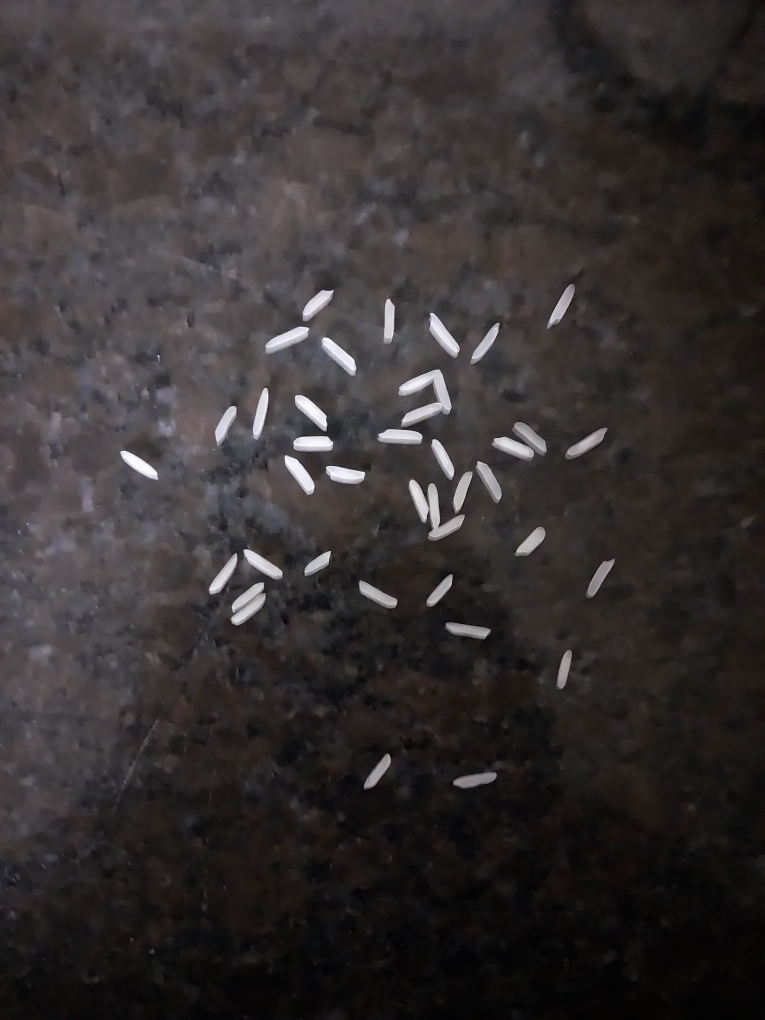
#> input picture WhatsApp Image 2026-07-11 at 22.18.41.jpeg, 3060 x 4080 px (shown at 1/4 size)
$ python -i clustering_segmentation.py   (imports and definitions only)
#> lines starting #> are read from the running program, lines starting #| are printed output that depends on the picture; after the words box and inside, x2 and y2 are one past the last pixel; in counts of white or black regions, pixels touching at a corner belong together
### config.py
"""
Global configuration for the Rice Grain Morphometric Analysis System.
All thresholds, defaults, and paths live here so the whole pipeline
can be tuned from one place.
"""

import os

BASE_DIR = os.path.dirname(os.path.abspath(__file__))

# ------------------------------------------------------------------
# Paths
# ------------------------------------------------------------------
UPLOAD_DIR = os.path.join(BASE_DIR, "uploads")
OUTPUT_DIR = os.path.join(BASE_DIR, "outputs")
CALIBRATION_DIR = os.path.join(BASE_DIR, "calibration")

CSV_DIR = os.path.join(OUTPUT_DIR, "csv")
EXCEL_DIR = os.path.join(OUTPUT_DIR, "excel")
JSON_DIR = os.path.join(OUTPUT_DIR, "json")
IMAGE_DIR = os.path.join(OUTPUT_DIR, "images")
PLOT_DIR = os.path.join(OUTPUT_DIR, "plots")

for _d in (UPLOAD_DIR, OUTPUT_DIR, CALIBRATION_DIR,
           CSV_DIR, EXCEL_DIR, JSON_DIR, IMAGE_DIR, PLOT_DIR):
    os.makedirs(_d, exist_ok=True)
#> further down, picture is the input picture: shape (4080, 3060, 3); mean B, G, R 49, 48.6, 52.9

# ------------------------------------------------------------------
# Camera defaults
# ------------------------------------------------------------------
CAMERA_INDEX = 0
CAPTURE_WIDTH = 1920
CAPTURE_HEIGHT = 1080
CAPTURE_AUTO_EXPOSURE = True
CAPTURE_EXPOSURE = -7          # OpenCV exposure prop (log-scale)
CAPTURE_GAIN = 0
CAPTURE_WHITE_BALANCE = 4600
CAPTURE_FOCUS = 0
CAPTURE_FORMAT = ".jpg"
CAPTURE_JPEG_QUALITY = 95

# ------------------------------------------------------------------
# Preprocessing defaults
# ------------------------------------------------------------------
GAUSSIAN_BLUR_KERNEL = (5, 5)
CLAHE_CLIP_LIMIT = 2.0
CLAHE_GRID_SIZE = (8, 8)
MORPH_KERNEL_SIZE = 5
MORPH_ITERATIONS = 2

# ------------------------------------------------------------------
# Segmentation defaults
# ------------------------------------------------------------------
THRESHOLD_METHOD = "adaptive"      # "otsu" | "adaptive" | "canny_watershed"
THRESHOLD_BLOCK_SIZE = 45
THRESHOLD_C = 2
MIN_GRAIN_AREA_PX = 50             # discard blobs smaller than this
MAX_GRAIN_AREA_PX = 500000         # discard blobs larger than this
WATERSHED_DISTANCE_THRESHOLD = 0.2 # fraction of max distance-transform peak
FILL_HOLES = True

# ------------------------------------------------------------------
# Advanced Clustering
# ------------------------------------------------------------------
USE_CLUSTERING = True             # Use K-Means + Watershed instead of thresholding

# ------------------------------------------------------------------
# Cellpose 3 (cyto3) Segmentation
# ------------------------------------------------------------------
USE_CELLPOSE = True               # Use Cellpose 3 (cyto3) as the primary segmentation method
CELLPOSE_MODEL = "cyto3"          # Model type: "cyto3", "cyto2", "nuclei"
CELLPOSE_TILE_SIZE = 512          # Tile size for tiled inference
CELLPOSE_OVERLAP = 64             # Overlap between tiles
CELLPOSE_USE_TTA = False          # Use Test-Time Augmentation (rotations + flips) - disabled to avoid GPU OOM
CELLPOSE_DEVICE = "cuda"          # Run Cellpose on NVIDIA GPU (dnw-testing has CUDA)
CELLPOSE_DIAMETER_ESTIMATE = 0    # 0 = auto-detect; set >0 for rice-grain-specific diameter (px)
CELLPOSE_FLOW_THRESHOLD = 0.4     # Flow error threshold (lower = stricter segmentation)
CELLPOSE_CELLPROB_THRESHOLD = 0.0 # Cell probability threshold (higher = only confident detections)

# ------------------------------------------------------------------
# Calibration defaults
# ------------------------------------------------------------------
# Pixels-per-millimetre; updated after checkerboard / known-object calibration
PIXELS_PER_MM = 0.0                # 0 means "not calibrated" → px-only mode
CHECKERBOARD_SQUARE_MM = 25.0
CHECKERBOARD_PATTERN = (7, 10)     # inner corners

# ------------------------------------------------------------------
# Classification thresholds (mm where calibrated, px otherwise)
# ------------------------------------------------------------------
CLASSIFICATION_THRESHOLDS = {
    "long_grain_min_length": 6.0,
    "medium_grain_min_length": 5.0,
    "short_grain_max_length": 5.0,
    "broken_max_length_ratio": 0.75,  # < 75 % of median length → broken (adjustable via UI)
    "oversized_max_area_ratio": 1.8,  # > 180 % of median area → oversized
    "undersized_min_area_ratio": 0.4, # < 40 % of median area → undersized
    "abnormal_solidity_min": 0.85,
    "abnormal_circularity_max": 0.3,
    "abnormal_eccentricity_max": 0.95,
}

# ------------------------------------------------------------------
# Grading rules (configurable)
# ------------------------------------------------------------------
GRADING_RULES = {
    "premium": {
        "max_broken_pct": 2.0,
        "min_uniformity": 90.0,
        "max_abnormal_pct": 1.0,
        "max_cv_length": 10.0,
    },
    "grade_a": {
        "max_broken_pct": 5.0,
        "min_uniformity": 80.0,
        "max_abnormal_pct": 3.0,
        "max_cv_length": 15.0,
    },
    "grade_b": {
        "max_broken_pct": 10.0,
        "min_uniformity": 70.0,
        "max_abnormal_pct": 5.0,
        "max_cv_length": 20.0,
    },
    "grade_c": {
        "max_broken_pct": 15.0,
        "min_uniformity": 60.0,
        "max_abnormal_pct": 8.0,
        "max_cv_length": 25.0,
    },
    "reject": {
        "max_broken_pct": 100.0,
        "min_uniformity": 0.0,
        "max_abnormal_pct": 100.0,
        "max_cv_length": 100.0,
    },
}

# ------------------------------------------------------------------
# Flask (read from environment for cloud deployment)
# ------------------------------------------------------------------
FLASK_HOST = os.getenv("FLASK_HOST", "0.0.0.0")
FLASK_PORT = int(os.getenv("FLASK_PORT", "5050"))
FLASK_DEBUG = os.getenv("FLASK_DEBUG", "True").lower() == "true"
MAX_CONTENT_LENGTH = int(os.getenv("MAX_CONTENT_LENGTH", str(64 * 1024 * 1024)))

### core/clustering_segmentation.py
"""
Phase 4b – Advanced Clustering Segmentation (No YOLO)
Using K-Means + GrabCut to segment grains mathematically.
"""
import cv2
import numpy as np
import logging
from typing import Dict, Any, List

import config

logger = logging.getLogger(__name__)

class ClusteringSegmenter:
    """Unsupervised segmentation using Fast K-Means and Watershed."""

    def __init__(self):
        pass

    def segment(self, image: np.ndarray) -> Dict[str, Any]:
        """
        Run fast K-Means clustering in HSV space to find foreground/background,
        then apply Watershed to separate touching grains.
        Returns the exact dictionary format as classical Segmenter.
        """
        h_full, w_full = image.shape[:2]

        # 1. Fast K-Means on downscaled image
        # Downscale to max 640px for speed
        max_dim = 640
        scale = 1.0
        if max(h_full, w_full) > max_dim:
            scale = max_dim / max(h_full, w_full)
            small_img = cv2.resize(image, (int(w_full * scale), int(h_full * scale)))
        else:
            small_img = image.copy()

        h_small, w_small = small_img.shape[:2]

        # Convert to HSV and reshape
        hsv_small = cv2.cvtColor(small_img, cv2.COLOR_BGR2HSV)
#> hsv_small: shape (640, 480, 3); mean H, S, V 77.4, 35.5, 53.3
        Z = hsv_small.reshape((-1, 3))
        Z = np.float32(Z)

        # Run K-Means
        criteria = (cv2.TERM_CRITERIA_EPS + cv2.TERM_CRITERIA_MAX_ITER, 10, 1.0)
        K = 2
        _, labels_km, centers = cv2.kmeans(Z, K, None, criteria, 10, cv2.KMEANS_RANDOM_CENTERS)
#> centers = [[9.13, 45.65, 39.22], [155.6, 23.85, 69.48]]

        # Determine which cluster is rice.
        # Background is usually the larger cluster, or the one that dominates the edges.
        labels_small = labels_km.reshape((h_small, w_small))
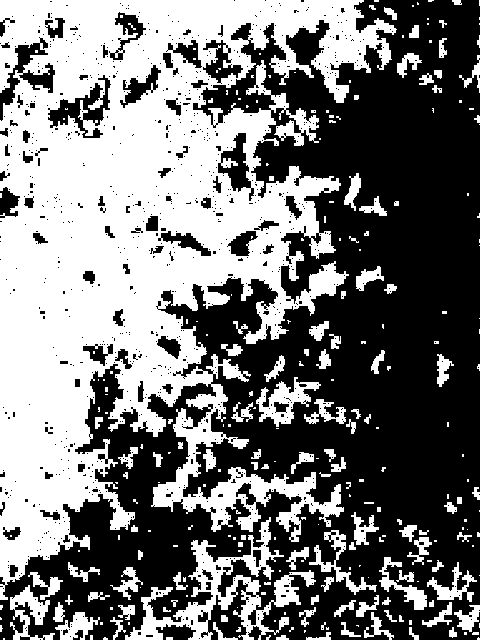
#> labels_small: shape (640, 480) int32; values 0 (black) and 1 (white), 46.6% white; 269 white regions (156 under 20 px), largest, box (x1, y1, x2, y2) and area: (0, 0, 397, 600) 119864, (125, 517, 316, 640) 5953, (256, 377, 321, 427) 1289
        edge_pixels = np.concatenate([
            labels_small[0, :], labels_small[-1, :],
            labels_small[:, 0], labels_small[:, -1]
        ])
#> edge_pixels = 2240 values, max 1 at index 0, min 0 at index 234, mean 0.545
        # Background is the most frequent label on the edges
        bg_label = np.bincount(edge_pixels).argmax()
#> bg_label = 1
        fg_cluster = 1 - bg_label
#> fg_cluster = 0

        # Generate full-resolution mask by applying the centers
        hsv_full = cv2.cvtColor(image, cv2.COLOR_BGR2HSV).astype(np.float32)
        dist_0 = np.linalg.norm(hsv_full - centers[0], axis=2)
        dist_1 = np.linalg.norm(hsv_full - centers[1], axis=2)

        if fg_cluster == 0:
            binary_mask = (dist_0 < dist_1).astype(np.uint8) * 255
#> binary_mask: shape (4080, 3060); 52.8% white; 474 black regions (217 under 20 px), largest, box (x1, y1, x2, y2) and area: (0, 0, 2528, 3824) 4920007, (800, 3296, 2016, 4080) 250298, (64, 3648, 400, 4080) 56342
        else:
            binary_mask = (dist_1 < dist_0).astype(np.uint8) * 255

        # If binary mask is empty or inverted, fallback to brightness
        if np.count_nonzero(binary_mask) == 0 or np.count_nonzero(binary_mask) > (h_full * w_full * 0.9):
            v_mean_0 = centers[0][2]
            v_mean_1 = centers[1][2]
            fg_cluster = 0 if v_mean_0 > v_mean_1 else 1
            if fg_cluster == 0:
                binary_mask = (dist_0 < dist_1).astype(np.uint8) * 255
            else:
                binary_mask = (dist_1 < dist_0).astype(np.uint8) * 255

        # 2. Morphological Cleanup
        kernel = cv2.getStructuringElement(cv2.MORPH_ELLIPSE, (5, 5))
        binary_mask = cv2.morphologyEx(binary_mask, cv2.MORPH_OPEN, kernel, iterations=2)
#> binary_mask: shape (4080, 3060); 52.6% white; 420 black regions (172 under 20 px), largest, box (x1, y1, x2, y2) and area: (0, 0, 2528, 3824) 4941976, (800, 3296, 2016, 4080) 252652, (64, 3648, 400, 4080) 56837
        binary_mask = cv2.morphologyEx(binary_mask, cv2.MORPH_CLOSE, kernel, iterations=2)
#> binary_mask: shape (4080, 3060); 52.8% white; 365 black regions, largest, box (x1, y1, x2, y2) and area: (0, 0, 2528, 3728) 4506426, (960, 2448, 2192, 3456) 297676, (800, 3296, 1808, 4080) 180260

        # 3. Distance Transform & Watershed
        # Sure background area
        sure_bg = cv2.dilate(binary_mask, kernel, iterations=3)
#> sure_bg: shape (4080, 3060); 60.2% white; 367 black regions (143 under 20 px), largest, box (x1, y1, x2, y2) and area: (0, 0, 2522, 3722) 4118144, (966, 2454, 2186, 3450) 220647, (806, 3302, 1802, 4080) 120887

        # Finding sure foreground area using distance transform
        dist_transform = cv2.distanceTransform(binary_mask, cv2.DIST_L2, 5)
        _, sure_fg = cv2.threshold(dist_transform, 0.4 * dist_transform.max(), 255, 0)
#> sure_fg: shape (4080, 3060) float32; 6.2% white; 6 white regions, box (x1, y1, x2, y2) and area: (2146, 581, 3060, 3218) 746951, (2908, 2476, 3060, 2806) 25819, (2231, 1990, 2320, 2051) 2502, (2255, 2443, 2283, 2473) 441, (2328, 2861, 2361, 2887) 196, (3046, 101, 3060, 119) 116
        sure_fg = np.uint8(sure_fg)

        # Finding unknown region
        unknown = cv2.subtract(sure_bg, sure_fg)
#> unknown: shape (4080, 3060); 54% white; 373 black regions (143 under 20 px), largest, box (x1, y1, x2, y2) and area: (0, 0, 2522, 3722) 4118144, (2146, 581, 3060, 3218) 746951, (966, 2454, 2186, 3450) 220647

        # Marker labelling
        _, markers = cv2.connectedComponents(sure_fg)
#> markers: shape (4080, 3060) int32; 7 distinct labels, from 0 to 6

        # Add one to all labels so that sure background is not 0, but 1
        markers = markers + 1
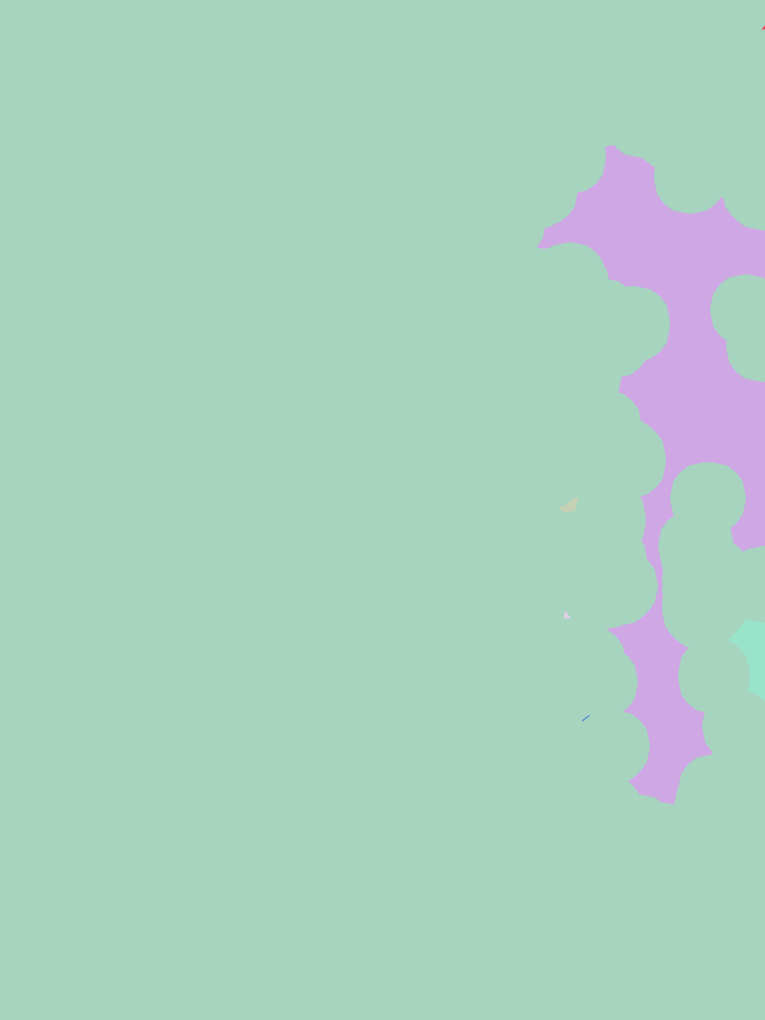
#> markers: shape (4080, 3060) int32 (shown at 1/4 size); 7 distinct labels, from 1 to 7; one colour per label, 0 black

        # Now, mark the region of unknown with zero
        markers[unknown == 255] = 0
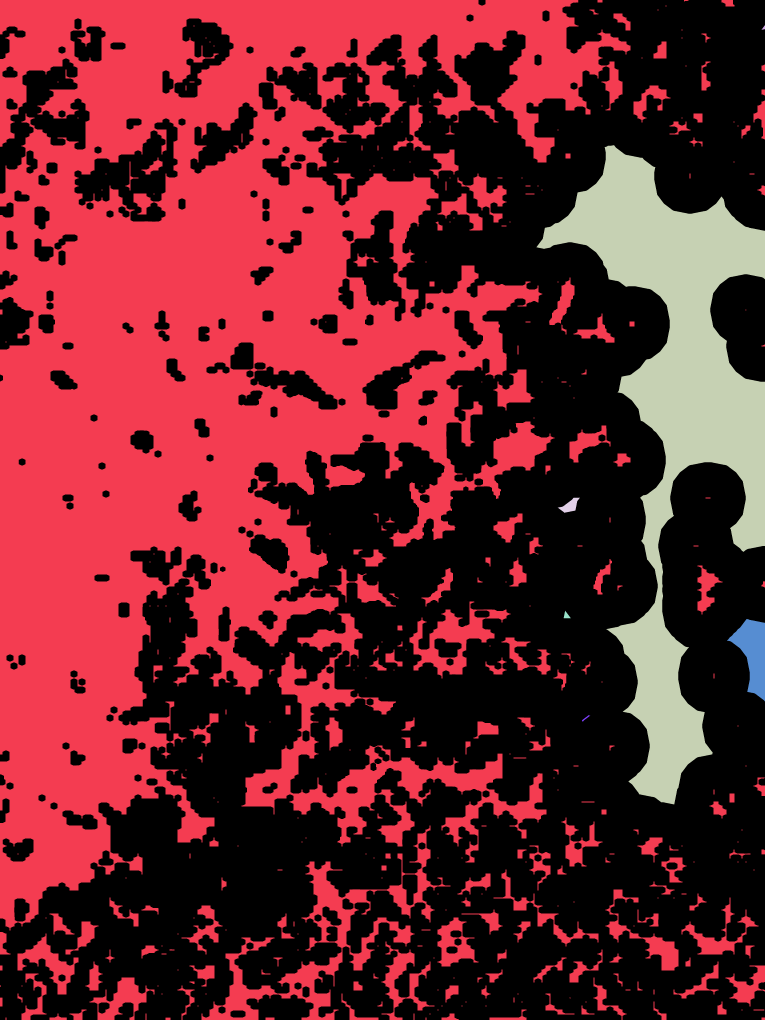
#> markers: shape (4080, 3060) int32 (shown at 1/4 size); 8 distinct labels, from 0 to 7; one colour per label, 0 black

        # Apply watershed
        markers = cv2.watershed(image, markers)
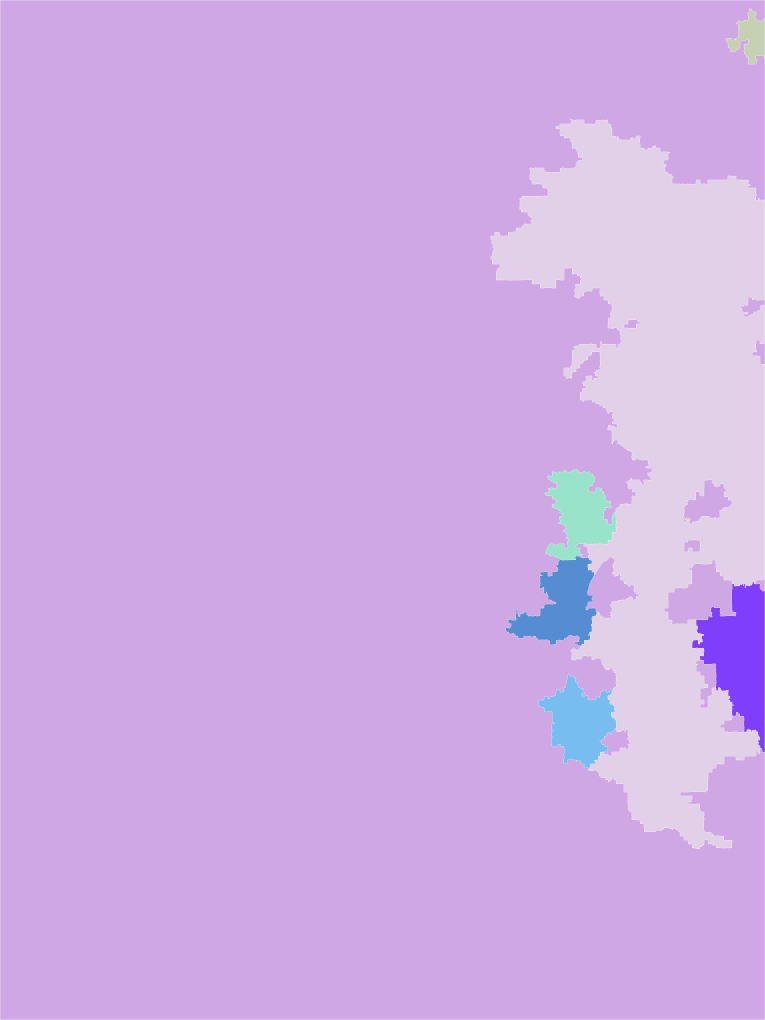
#> markers: shape (4080, 3060) int32 (shown at 1/4 size); 8 distinct labels, from -1 to 7; one colour per label, 0 black, -1 white

        # 4. Extract distinct grains
        labels_img = np.zeros((h_full, w_full), dtype=np.int32)
        grains = []
        valid_grain_idx = 1

        # Get unique markers (excluding background 1 and boundaries -1)
        # Pre-calculate areas to avoid O(N * H * W) operations on noise pixels
        # clip(min=0) because boundaries are -1
        flattened_markers = markers.flatten()
        flattened_markers[flattened_markers < 0] = 0
        marker_areas = np.bincount(flattened_markers)
#> marker_areas = [35250, 10559902, 17359, 1571194, 60602, 69551, 106667, 64275]

        unique_markers = np.unique(markers)
#> unique_markers = [-1, 1, 2, 3, 4, 5, 6, 7]

        for m in unique_markers:
            if m <= 1:
                continue

            # Fast area check BEFORE creating the full image mask
            if m < len(marker_areas):
                area = marker_areas[m]
                if area < config.MIN_GRAIN_AREA_PX or area > config.MAX_GRAIN_AREA_PX:
                    continue

            # Create a mask for this specific grain
            grain_mask = np.zeros((h_full, w_full), dtype=np.uint8)
            grain_mask[markers == m] = 255

            # Find contours
            contours, _ = cv2.findContours(grain_mask, cv2.RETR_EXTERNAL, cv2.CHAIN_APPROX_SIMPLE)
            if not contours:
                continue

            contour = max(contours, key=cv2.contourArea)
            actual_area = cv2.contourArea(contour)

            # Filter by actual contour area just to be safe
            if actual_area < config.MIN_GRAIN_AREA_PX or actual_area > config.MAX_GRAIN_AREA_PX:
                continue

            labels_img[markers == m] = valid_grain_idx
            grains.append({
                "label": valid_grain_idx,
                "contour": contour,
                "mask": grain_mask,
            })
            valid_grain_idx += 1
#> this loop made 8 passes
#> (area, actual_area) on passes 3, 5, 6, 7, 8: (17359, 16877), (60602, 59605), (69551, 68581.5), (106667, 105521.5), (64275, 63440)
#> grain_mask: shape (4080, 3060); 0.51% white; 1 white region, box (x1, y1, x2, y2) and area: (2152, 2692, 2464, 3074) 64275
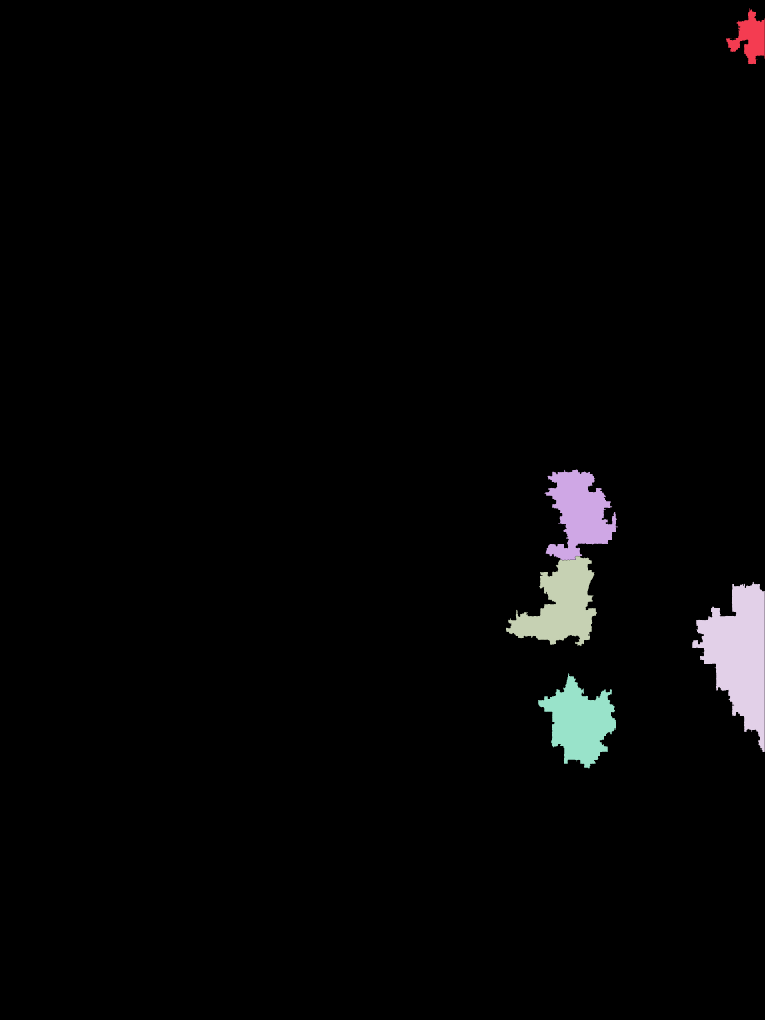
#> labels_img: shape (4080, 3060) int32 (shown at 1/4 size); 6 distinct labels, from 0 to 5; one colour per label, 0 black
#> after the loop, grains = 5 items; valid_grain_idx = 6

        dt_vis = np.zeros_like(dist_transform, dtype=np.uint8)
        if dist_transform.max() > 0:
            dt_vis = (dist_transform / dist_transform.max() * 255).astype(np.uint8)

        return {
            "labels": labels_img,
            "num_grains": len(grains),
            "grains": grains,
            "raw_components": len(unique_markers) - 2,
            "filtered_components": len(grains),
            "steps": {"kmeans_mask": binary_mask, "distance_transform": dt_vis}
        }

>>> import cv2
>>> picture = cv2.imread('../WhatsApp Image 2026-07-11 at 22.18.41.jpeg')
>>> result = ClusteringSegmenter().segment(picture)
#> result = 6 items
